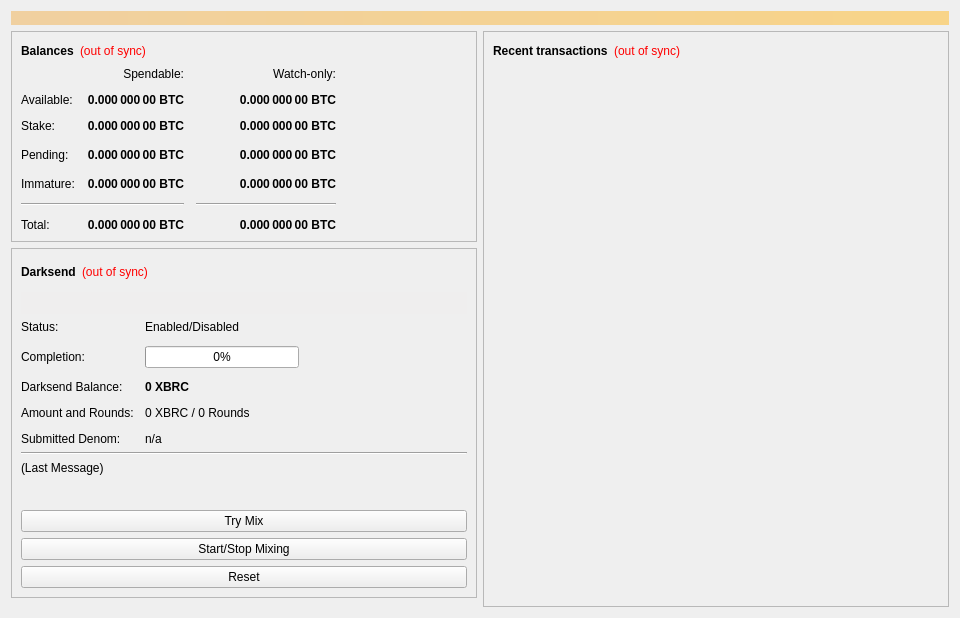
<?xml version="1.0" encoding="UTF-8"?>
<ui version="4.0">
 <class>OverviewPage</class>
 <widget class="QWidget" name="OverviewPage">
  <property name="geometry">
   <rect>
    <x>0</x>
    <y>0</y>
    <width>960</width>
    <height>618</height>
   </rect>
  </property>
  <property name="minimumSize">
   <size>
    <width>960</width>
    <height>0</height>
   </size>
  </property>
  <property name="windowTitle">
   <string>Form</string>
  </property>
  <property name="styleSheet">
   <string notr="true">MainWindow::MainWindow(QWidget *parent) : QWidget(parent), ui(new Ui::MainWindow)
{
    ui-&gt;setupUi(this);
    this-&gt;setStyleSheet(&quot;background-color: red;&quot;);
}</string>
  </property>
  <layout class="QVBoxLayout" name="topLayout">
   <item>
    <widget class="QLabel" name="labelAlerts">
     <property name="visible">
      <bool>false</bool>
     </property>
     <property name="styleSheet">
      <string notr="true">background-color: qlineargradient(x1: 0, y1: 0, x2: 1, y2: 0, stop:0 #F0D0A0, stop:1 #F8D488); color:#000000;</string>
     </property>
     <property name="wordWrap">
      <bool>true</bool>
     </property>
     <property name="margin">
      <number>3</number>
     </property>
    </widget>
   </item>
   <item>
    <layout class="QHBoxLayout" name="horizontalLayout" stretch="1,1">
     <item>
      <layout class="QVBoxLayout" name="verticalLayout_2">
       <item>
        <widget class="QFrame" name="frame">
         <property name="frameShape">
          <enum>QFrame::StyledPanel</enum>
         </property>
         <property name="frameShadow">
          <enum>QFrame::Raised</enum>
         </property>
         <layout class="QVBoxLayout" name="verticalLayout_4">
          <item>
           <layout class="QHBoxLayout" name="horizontalLayout_4">
            <item>
             <widget class="QLabel" name="label_5">
              <property name="font">
               <font>
                <weight>75</weight>
                <bold>true</bold>
               </font>
              </property>
              <property name="text">
               <string>Balances</string>
              </property>
             </widget>
            </item>
            <item>
             <widget class="QLabel" name="labelWalletStatus">
              <property name="cursor">
               <cursorShape>WhatsThisCursor</cursorShape>
              </property>
              <property name="toolTip">
               <string>The displayed information may be out of date. Your wallet automatically synchronizes with the Bitrewards network after a connection is established, but this process has not completed yet.</string>
              </property>
              <property name="styleSheet">
               <string notr="true">QLabel { color: red; }</string>
              </property>
              <property name="text">
               <string notr="true">(out of sync)</string>
              </property>
              <property name="alignment">
               <set>Qt::AlignLeading|Qt::AlignLeft|Qt::AlignVCenter</set>
              </property>
             </widget>
            </item>
            <item>
             <spacer name="horizontalSpacer_3">
              <property name="orientation">
               <enum>Qt::Horizontal</enum>
              </property>
              <property name="sizeHint" stdset="0">
               <size>
                <width>40</width>
                <height>20</height>
               </size>
              </property>
             </spacer>
            </item>
           </layout>
          </item>
          <item>
           <layout class="QGridLayout" name="gridLayout">
            <property name="spacing">
             <number>12</number>
            </property>
            <item row="3" column="2">
             <widget class="QLabel" name="labelWatchPending">
              <property name="font">
               <font>
                <weight>75</weight>
                <bold>true</bold>
               </font>
              </property>
              <property name="cursor">
               <cursorShape>IBeamCursor</cursorShape>
              </property>
              <property name="toolTip">
               <string>Unconfirmed transactions to watch-only addresses</string>
              </property>
              <property name="text">
               <string notr="true">0.000 000 00 BTC</string>
              </property>
              <property name="alignment">
               <set>Qt::AlignRight|Qt::AlignTrailing|Qt::AlignVCenter</set>
              </property>
              <property name="textInteractionFlags">
               <set>Qt::LinksAccessibleByMouse|Qt::TextSelectableByKeyboard|Qt::TextSelectableByMouse</set>
              </property>
             </widget>
            </item>
            <item row="3" column="1">
             <widget class="QLabel" name="labelUnconfirmed">
              <property name="font">
               <font>
                <weight>75</weight>
                <bold>true</bold>
               </font>
              </property>
              <property name="cursor">
               <cursorShape>IBeamCursor</cursorShape>
              </property>
              <property name="toolTip">
               <string>Total of transactions that have yet to be confirmed, and do not yet count toward the spendable balance</string>
              </property>
              <property name="text">
               <string notr="true">0.000 000 00 BTC</string>
              </property>
              <property name="alignment">
               <set>Qt::AlignRight|Qt::AlignTrailing|Qt::AlignVCenter</set>
              </property>
              <property name="textInteractionFlags">
               <set>Qt::LinksAccessibleByMouse|Qt::TextSelectableByKeyboard|Qt::TextSelectableByMouse</set>
              </property>
             </widget>
            </item>
            <item row="4" column="2">
             <widget class="QLabel" name="labelWatchImmature">
              <property name="font">
               <font>
                <weight>75</weight>
                <bold>true</bold>
               </font>
              </property>
              <property name="cursor">
               <cursorShape>IBeamCursor</cursorShape>
              </property>
              <property name="toolTip">
               <string>Mined balance in watch-only addresses that has not yet matured</string>
              </property>
              <property name="text">
               <string notr="true">0.000 000 00 BTC</string>
              </property>
              <property name="alignment">
               <set>Qt::AlignRight|Qt::AlignTrailing|Qt::AlignVCenter</set>
              </property>
              <property name="textInteractionFlags">
               <set>Qt::LinksAccessibleByMouse|Qt::TextSelectableByKeyboard|Qt::TextSelectableByMouse</set>
              </property>
             </widget>
            </item>
            <item row="5" column="0" colspan="2">
             <widget class="Line" name="lineSpendableBalance">
              <property name="orientation">
               <enum>Qt::Horizontal</enum>
              </property>
             </widget>
            </item>
            <item row="5" column="2">
             <widget class="Line" name="lineWatchBalance">
              <property name="sizePolicy">
               <sizepolicy hsizetype="Preferred" vsizetype="Fixed">
                <horstretch>0</horstretch>
                <verstretch>0</verstretch>
               </sizepolicy>
              </property>
              <property name="minimumSize">
               <size>
                <width>140</width>
                <height>0</height>
               </size>
              </property>
              <property name="orientation">
               <enum>Qt::Horizontal</enum>
              </property>
             </widget>
            </item>
            <item row="6" column="0">
             <widget class="QLabel" name="labelTotalText">
              <property name="text">
               <string>Total:</string>
              </property>
             </widget>
            </item>
            <item row="4" column="1">
             <widget class="QLabel" name="labelImmature">
              <property name="font">
               <font>
                <weight>75</weight>
                <bold>true</bold>
               </font>
              </property>
              <property name="cursor">
               <cursorShape>IBeamCursor</cursorShape>
              </property>
              <property name="toolTip">
               <string>Mined balance that has not yet matured</string>
              </property>
              <property name="text">
               <string notr="true">0.000 000 00 BTC</string>
              </property>
              <property name="alignment">
               <set>Qt::AlignRight|Qt::AlignTrailing|Qt::AlignVCenter</set>
              </property>
              <property name="textInteractionFlags">
               <set>Qt::LinksAccessibleByMouse|Qt::TextSelectableByKeyboard|Qt::TextSelectableByMouse</set>
              </property>
             </widget>
            </item>
            <item row="3" column="3">
             <spacer name="horizontalSpacer_2">
              <property name="orientation">
               <enum>Qt::Horizontal</enum>
              </property>
              <property name="sizeHint" stdset="0">
               <size>
                <width>40</width>
                <height>20</height>
               </size>
              </property>
             </spacer>
            </item>
            <item row="4" column="0">
             <widget class="QLabel" name="labelImmatureText">
              <property name="text">
               <string>Immature:</string>
              </property>
             </widget>
            </item>
            <item row="6" column="1">
             <widget class="QLabel" name="labelTotal">
              <property name="font">
               <font>
                <weight>75</weight>
                <bold>true</bold>
               </font>
              </property>
              <property name="cursor">
               <cursorShape>IBeamCursor</cursorShape>
              </property>
              <property name="toolTip">
               <string>Your current total balance</string>
              </property>
              <property name="text">
               <string notr="true">0.000 000 00 BTC</string>
              </property>
              <property name="alignment">
               <set>Qt::AlignRight|Qt::AlignTrailing|Qt::AlignVCenter</set>
              </property>
              <property name="textInteractionFlags">
               <set>Qt::LinksAccessibleByMouse|Qt::TextSelectableByKeyboard|Qt::TextSelectableByMouse</set>
              </property>
             </widget>
            </item>
            <item row="6" column="2">
             <widget class="QLabel" name="labelWatchTotal">
              <property name="font">
               <font>
                <weight>75</weight>
                <bold>true</bold>
               </font>
              </property>
              <property name="cursor">
               <cursorShape>IBeamCursor</cursorShape>
              </property>
              <property name="toolTip">
               <string>Current total balance in watch-only addresses</string>
              </property>
              <property name="text">
               <string notr="true">0.000 000 00 BTC</string>
              </property>
              <property name="alignment">
               <set>Qt::AlignRight|Qt::AlignTrailing|Qt::AlignVCenter</set>
              </property>
              <property name="textInteractionFlags">
               <set>Qt::LinksAccessibleByMouse|Qt::TextSelectableByKeyboard|Qt::TextSelectableByMouse</set>
              </property>
             </widget>
            </item>
            <item row="0" column="2">
             <widget class="QLabel" name="labelWatchonly">
              <property name="text">
               <string>Watch-only:</string>
              </property>
              <property name="alignment">
               <set>Qt::AlignRight|Qt::AlignTrailing|Qt::AlignVCenter</set>
              </property>
             </widget>
            </item>
            <item row="1" column="0">
             <widget class="QLabel" name="labelBalanceText">
              <property name="text">
               <string>Available:</string>
              </property>
             </widget>
            </item>
            <item row="1" column="1">
             <widget class="QLabel" name="labelBalance">
              <property name="font">
               <font>
                <weight>75</weight>
                <bold>true</bold>
               </font>
              </property>
              <property name="cursor">
               <cursorShape>IBeamCursor</cursorShape>
              </property>
              <property name="toolTip">
               <string>Your current spendable balance</string>
              </property>
              <property name="text">
               <string notr="true">0.000 000 00 BTC</string>
              </property>
              <property name="alignment">
               <set>Qt::AlignRight|Qt::AlignTrailing|Qt::AlignVCenter</set>
              </property>
              <property name="textInteractionFlags">
               <set>Qt::LinksAccessibleByMouse|Qt::TextSelectableByKeyboard|Qt::TextSelectableByMouse</set>
              </property>
             </widget>
            </item>
            <item row="2" column="0">
             <widget class="QLabel" name="label_10">
              <property name="text">
               <string>Stake:</string>
              </property>
             </widget>
            </item>
            <item row="2" column="1">
             <widget class="QLabel" name="labelStake">
              <property name="font">
               <font>
                <weight>75</weight>
                <bold>true</bold>
               </font>
              </property>
              <property name="cursor">
               <cursorShape>IBeamCursor</cursorShape>
              </property>
              <property name="toolTip">
               <string>Total of coins that was staked, and do not yet count toward the current balance</string>
              </property>
              <property name="text">
               <string notr="true">0.000 000 00 BTC</string>
              </property>
              <property name="alignment">
               <set>Qt::AlignRight|Qt::AlignTrailing|Qt::AlignVCenter</set>
              </property>
              <property name="textInteractionFlags">
               <set>Qt::LinksAccessibleByMouse|Qt::TextSelectableByKeyboard|Qt::TextSelectableByMouse</set>
              </property>
             </widget>
            </item>
            <item row="2" column="2">
             <widget class="QLabel" name="labelWatchStake">
              <property name="font">
               <font>
                <weight>75</weight>
                <bold>true</bold>
               </font>
              </property>
              <property name="cursor">
               <cursorShape>IBeamCursor</cursorShape>
              </property>
              <property name="toolTip">
               <string>Total of coins that was staked in watch-only addresses, and do not yet count toward the current watch-only balance</string>
              </property>
              <property name="text">
               <string notr="true">0.000 000 00 BTC</string>
              </property>
              <property name="alignment">
               <set>Qt::AlignRight|Qt::AlignTrailing|Qt::AlignVCenter</set>
              </property>
              <property name="textInteractionFlags">
               <set>Qt::LinksAccessibleByMouse|Qt::TextSelectableByKeyboard|Qt::TextSelectableByMouse</set>
              </property>
             </widget>
            </item>
            <item row="1" column="2">
             <widget class="QLabel" name="labelWatchAvailable">
              <property name="font">
               <font>
                <weight>75</weight>
                <bold>true</bold>
               </font>
              </property>
              <property name="cursor">
               <cursorShape>IBeamCursor</cursorShape>
              </property>
              <property name="toolTip">
               <string>Your current balance in watch-only addresses</string>
              </property>
              <property name="text">
               <string notr="true">0.000 000 00 BTC</string>
              </property>
              <property name="alignment">
               <set>Qt::AlignRight|Qt::AlignTrailing|Qt::AlignVCenter</set>
              </property>
              <property name="textInteractionFlags">
               <set>Qt::LinksAccessibleByMouse|Qt::TextSelectableByKeyboard|Qt::TextSelectableByMouse</set>
              </property>
             </widget>
            </item>
            <item row="3" column="0">
             <widget class="QLabel" name="labelPendingText">
              <property name="text">
               <string>Pending:</string>
              </property>
             </widget>
            </item>
            <item row="0" column="1">
             <widget class="QLabel" name="labelSpendable">
              <property name="text">
               <string>Spendable:</string>
              </property>
              <property name="alignment">
               <set>Qt::AlignRight|Qt::AlignTrailing|Qt::AlignVCenter</set>
              </property>
             </widget>
            </item>
           </layout>
          </item>
         </layout>
        </widget>
       </item>
       <item>
        <widget class="QFrame" name="frameDarksend">
         <property name="sizePolicy">
          <sizepolicy hsizetype="Expanding" vsizetype="Expanding">
           <horstretch>0</horstretch>
           <verstretch>0</verstretch>
          </sizepolicy>
         </property>
         <property name="minimumSize">
          <size>
           <width>0</width>
           <height>350</height>
          </size>
         </property>
         <property name="layoutDirection">
          <enum>Qt::LeftToRight</enum>
         </property>
         <property name="frameShape">
          <enum>QFrame::StyledPanel</enum>
         </property>
         <property name="frameShadow">
          <enum>QFrame::Raised</enum>
         </property>
         <layout class="QVBoxLayout" name="verticalLayout_5">
          <item>
           <layout class="QHBoxLayout" name="horizontalLayout_5">
            <item>
             <widget class="QLabel" name="label_2">
              <property name="font">
               <font>
                <weight>75</weight>
                <bold>true</bold>
               </font>
              </property>
              <property name="text">
               <string>Darksend</string>
              </property>
             </widget>
            </item>
            <item>
             <widget class="QLabel" name="labelDarksendSyncStatus">
              <property name="toolTip">
               <string>The displayed information may be out of date. Your wallet automatically synchronizes with the Bitrewards network after a connection is established, but this process has not completed yet.</string>
              </property>
              <property name="styleSheet">
               <string notr="true">QLabel { color: red; }</string>
              </property>
              <property name="text">
               <string notr="true">(out of sync)</string>
              </property>
              <property name="alignment">
               <set>Qt::AlignLeading|Qt::AlignLeft|Qt::AlignVCenter</set>
              </property>
             </widget>
            </item>
            <item>
             <spacer name="horizontalSpacer_4">
              <property name="orientation">
               <enum>Qt::Horizontal</enum>
              </property>
              <property name="sizeHint" stdset="0">
               <size>
                <width>40</width>
                <height>20</height>
               </size>
              </property>
             </spacer>
            </item>
           </layout>
          </item>
          <item>
           <widget class="QPushButton" name="runAutoDenom">
            <property name="palette">
             <palette>
              <active>
               <colorrole role="WindowText">
                <brush brushstyle="SolidPattern">
                 <color alpha="255">
                  <red>0</red>
                  <green>0</green>
                  <blue>0</blue>
                 </color>
                </brush>
               </colorrole>
               <colorrole role="Button">
                <brush brushstyle="SolidPattern">
                 <color alpha="255">
                  <red>239</red>
                  <green>238</green>
                  <blue>238</blue>
                 </color>
                </brush>
               </colorrole>
               <colorrole role="Light">
                <brush brushstyle="SolidPattern">
                 <color alpha="255">
                  <red>255</red>
                  <green>255</green>
                  <blue>255</blue>
                 </color>
                </brush>
               </colorrole>
               <colorrole role="Midlight">
                <brush brushstyle="SolidPattern">
                 <color alpha="255">
                  <red>247</red>
                  <green>246</green>
                  <blue>246</blue>
                 </color>
                </brush>
               </colorrole>
               <colorrole role="Dark">
                <brush brushstyle="SolidPattern">
                 <color alpha="255">
                  <red>119</red>
                  <green>119</green>
                  <blue>119</blue>
                 </color>
                </brush>
               </colorrole>
               <colorrole role="Mid">
                <brush brushstyle="SolidPattern">
                 <color alpha="255">
                  <red>159</red>
                  <green>159</green>
                  <blue>159</blue>
                 </color>
                </brush>
               </colorrole>
               <colorrole role="Text">
                <brush brushstyle="SolidPattern">
                 <color alpha="255">
                  <red>0</red>
                  <green>0</green>
                  <blue>0</blue>
                 </color>
                </brush>
               </colorrole>
               <colorrole role="BrightText">
                <brush brushstyle="SolidPattern">
                 <color alpha="255">
                  <red>255</red>
                  <green>255</green>
                  <blue>255</blue>
                 </color>
                </brush>
               </colorrole>
               <colorrole role="ButtonText">
                <brush brushstyle="SolidPattern">
                 <color alpha="255">
                  <red>0</red>
                  <green>0</green>
                  <blue>0</blue>
                 </color>
                </brush>
               </colorrole>
               <colorrole role="Base">
                <brush brushstyle="SolidPattern">
                 <color alpha="255">
                  <red>255</red>
                  <green>255</green>
                  <blue>255</blue>
                 </color>
                </brush>
               </colorrole>
               <colorrole role="Window">
                <brush brushstyle="SolidPattern">
                 <color alpha="255">
                  <red>239</red>
                  <green>238</green>
                  <blue>238</blue>
                 </color>
                </brush>
               </colorrole>
               <colorrole role="Shadow">
                <brush brushstyle="SolidPattern">
                 <color alpha="255">
                  <red>0</red>
                  <green>0</green>
                  <blue>0</blue>
                 </color>
                </brush>
               </colorrole>
               <colorrole role="AlternateBase">
                <brush brushstyle="SolidPattern">
                 <color alpha="255">
                  <red>247</red>
                  <green>246</green>
                  <blue>246</blue>
                 </color>
                </brush>
               </colorrole>
               <colorrole role="ToolTipBase">
                <brush brushstyle="SolidPattern">
                 <color alpha="255">
                  <red>255</red>
                  <green>255</green>
                  <blue>220</blue>
                 </color>
                </brush>
               </colorrole>
               <colorrole role="ToolTipText">
                <brush brushstyle="SolidPattern">
                 <color alpha="255">
                  <red>0</red>
                  <green>0</green>
                  <blue>0</blue>
                 </color>
                </brush>
               </colorrole>
              </active>
              <inactive>
               <colorrole role="WindowText">
                <brush brushstyle="SolidPattern">
                 <color alpha="255">
                  <red>0</red>
                  <green>0</green>
                  <blue>0</blue>
                 </color>
                </brush>
               </colorrole>
               <colorrole role="Button">
                <brush brushstyle="SolidPattern">
                 <color alpha="255">
                  <red>239</red>
                  <green>238</green>
                  <blue>238</blue>
                 </color>
                </brush>
               </colorrole>
               <colorrole role="Light">
                <brush brushstyle="SolidPattern">
                 <color alpha="255">
                  <red>255</red>
                  <green>255</green>
                  <blue>255</blue>
                 </color>
                </brush>
               </colorrole>
               <colorrole role="Midlight">
                <brush brushstyle="SolidPattern">
                 <color alpha="255">
                  <red>247</red>
                  <green>246</green>
                  <blue>246</blue>
                 </color>
                </brush>
               </colorrole>
               <colorrole role="Dark">
                <brush brushstyle="SolidPattern">
                 <color alpha="255">
                  <red>119</red>
                  <green>119</green>
                  <blue>119</blue>
                 </color>
                </brush>
               </colorrole>
               <colorrole role="Mid">
                <brush brushstyle="SolidPattern">
                 <color alpha="255">
                  <red>159</red>
                  <green>159</green>
                  <blue>159</blue>
                 </color>
                </brush>
               </colorrole>
               <colorrole role="Text">
                <brush brushstyle="SolidPattern">
                 <color alpha="255">
                  <red>0</red>
                  <green>0</green>
                  <blue>0</blue>
                 </color>
                </brush>
               </colorrole>
               <colorrole role="BrightText">
                <brush brushstyle="SolidPattern">
                 <color alpha="255">
                  <red>255</red>
                  <green>255</green>
                  <blue>255</blue>
                 </color>
                </brush>
               </colorrole>
               <colorrole role="ButtonText">
                <brush brushstyle="SolidPattern">
                 <color alpha="255">
                  <red>0</red>
                  <green>0</green>
                  <blue>0</blue>
                 </color>
                </brush>
               </colorrole>
               <colorrole role="Base">
                <brush brushstyle="SolidPattern">
                 <color alpha="255">
                  <red>255</red>
                  <green>255</green>
                  <blue>255</blue>
                 </color>
                </brush>
               </colorrole>
               <colorrole role="Window">
                <brush brushstyle="SolidPattern">
                 <color alpha="255">
                  <red>239</red>
                  <green>238</green>
                  <blue>238</blue>
                 </color>
                </brush>
               </colorrole>
               <colorrole role="Shadow">
                <brush brushstyle="SolidPattern">
                 <color alpha="255">
                  <red>0</red>
                  <green>0</green>
                  <blue>0</blue>
                 </color>
                </brush>
               </colorrole>
               <colorrole role="AlternateBase">
                <brush brushstyle="SolidPattern">
                 <color alpha="255">
                  <red>247</red>
                  <green>246</green>
                  <blue>246</blue>
                 </color>
                </brush>
               </colorrole>
               <colorrole role="ToolTipBase">
                <brush brushstyle="SolidPattern">
                 <color alpha="255">
                  <red>255</red>
                  <green>255</green>
                  <blue>220</blue>
                 </color>
                </brush>
               </colorrole>
               <colorrole role="ToolTipText">
                <brush brushstyle="SolidPattern">
                 <color alpha="255">
                  <red>0</red>
                  <green>0</green>
                  <blue>0</blue>
                 </color>
                </brush>
               </colorrole>
              </inactive>
              <disabled>
               <colorrole role="WindowText">
                <brush brushstyle="SolidPattern">
                 <color alpha="255">
                  <red>119</red>
                  <green>119</green>
                  <blue>119</blue>
                 </color>
                </brush>
               </colorrole>
               <colorrole role="Button">
                <brush brushstyle="SolidPattern">
                 <color alpha="255">
                  <red>239</red>
                  <green>238</green>
                  <blue>238</blue>
                 </color>
                </brush>
               </colorrole>
               <colorrole role="Light">
                <brush brushstyle="SolidPattern">
                 <color alpha="255">
                  <red>255</red>
                  <green>255</green>
                  <blue>255</blue>
                 </color>
                </brush>
               </colorrole>
               <colorrole role="Midlight">
                <brush brushstyle="SolidPattern">
                 <color alpha="255">
                  <red>247</red>
                  <green>246</green>
                  <blue>246</blue>
                 </color>
                </brush>
               </colorrole>
               <colorrole role="Dark">
                <brush brushstyle="SolidPattern">
                 <color alpha="255">
                  <red>119</red>
                  <green>119</green>
                  <blue>119</blue>
                 </color>
                </brush>
               </colorrole>
               <colorrole role="Mid">
                <brush brushstyle="SolidPattern">
                 <color alpha="255">
                  <red>159</red>
                  <green>159</green>
                  <blue>159</blue>
                 </color>
                </brush>
               </colorrole>
               <colorrole role="Text">
                <brush brushstyle="SolidPattern">
                 <color alpha="255">
                  <red>119</red>
                  <green>119</green>
                  <blue>119</blue>
                 </color>
                </brush>
               </colorrole>
               <colorrole role="BrightText">
                <brush brushstyle="SolidPattern">
                 <color alpha="255">
                  <red>255</red>
                  <green>255</green>
                  <blue>255</blue>
                 </color>
                </brush>
               </colorrole>
               <colorrole role="ButtonText">
                <brush brushstyle="SolidPattern">
                 <color alpha="255">
                  <red>119</red>
                  <green>119</green>
                  <blue>119</blue>
                 </color>
                </brush>
               </colorrole>
               <colorrole role="Base">
                <brush brushstyle="SolidPattern">
                 <color alpha="255">
                  <red>239</red>
                  <green>238</green>
                  <blue>238</blue>
                 </color>
                </brush>
               </colorrole>
               <colorrole role="Window">
                <brush brushstyle="SolidPattern">
                 <color alpha="255">
                  <red>239</red>
                  <green>238</green>
                  <blue>238</blue>
                 </color>
                </brush>
               </colorrole>
               <colorrole role="Shadow">
                <brush brushstyle="SolidPattern">
                 <color alpha="255">
                  <red>0</red>
                  <green>0</green>
                  <blue>0</blue>
                 </color>
                </brush>
               </colorrole>
               <colorrole role="AlternateBase">
                <brush brushstyle="SolidPattern">
                 <color alpha="255">
                  <red>239</red>
                  <green>238</green>
                  <blue>238</blue>
                 </color>
                </brush>
               </colorrole>
               <colorrole role="ToolTipBase">
                <brush brushstyle="SolidPattern">
                 <color alpha="255">
                  <red>255</red>
                  <green>255</green>
                  <blue>220</blue>
                 </color>
                </brush>
               </colorrole>
               <colorrole role="ToolTipText">
                <brush brushstyle="SolidPattern">
                 <color alpha="255">
                  <red>0</red>
                  <green>0</green>
                  <blue>0</blue>
                 </color>
                </brush>
               </colorrole>
              </disabled>
             </palette>
            </property>
            <property name="focusPolicy">
             <enum>Qt::NoFocus</enum>
            </property>
            <property name="autoFillBackground">
             <bool>true</bool>
            </property>
            <property name="text">
             <string/>
            </property>
            <property name="flat">
             <bool>true</bool>
            </property>
           </widget>
          </item>
          <item>
           <layout class="QFormLayout" name="formLayout">
            <property name="fieldGrowthPolicy">
             <enum>QFormLayout::AllNonFixedFieldsGrow</enum>
            </property>
            <property name="horizontalSpacing">
             <number>11</number>
            </property>
            <property name="verticalSpacing">
             <number>12</number>
            </property>
            <item row="0" column="0">
             <widget class="QLabel" name="label_6">
              <property name="text">
               <string>Status:</string>
              </property>
             </widget>
            </item>
            <item row="1" column="0">
             <widget class="QLabel" name="label_7">
              <property name="text">
               <string>Completion:</string>
              </property>
             </widget>
            </item>
            <item row="1" column="1">
             <widget class="QProgressBar" name="darksendProgress">
              <property name="maximumSize">
               <size>
                <width>154</width>
                <height>16777215</height>
               </size>
              </property>
              <property name="value">
               <number>0</number>
              </property>
             </widget>
            </item>
            <item row="3" column="0">
             <widget class="QLabel" name="labelAnonymizedText">
              <property name="text">
               <string>Darksend Balance:</string>
              </property>
             </widget>
            </item>
            <item row="3" column="1">
             <widget class="QLabel" name="labelAnonymized">
              <property name="font">
               <font>
                <weight>75</weight>
                <bold>true</bold>
               </font>
              </property>
              <property name="text">
               <string notr="true">0 XBRC</string>
              </property>
             </widget>
            </item>
            <item row="4" column="0">
             <widget class="QLabel" name="label_8">
              <property name="text">
               <string>Amount and Rounds:</string>
              </property>
             </widget>
            </item>
            <item row="4" column="1">
             <widget class="QLabel" name="labelAmountRounds">
              <property name="text">
               <string>0 XBRC / 0 Rounds</string>
              </property>
             </widget>
            </item>
            <item row="5" column="0">
             <widget class="QLabel" name="label_9">
              <property name="text">
               <string>Submitted Denom:</string>
              </property>
             </widget>
            </item>
            <item row="5" column="1">
             <widget class="QLabel" name="labelSubmittedDenom">
              <property name="toolTip">
               <string>The denominations you submitted to the Masternode.&lt;br&gt;To mix, other users must submit the exact same denominations.</string>
              </property>
              <property name="text">
               <string>n/a</string>
              </property>
             </widget>
            </item>
            <item row="0" column="1">
             <widget class="QLabel" name="darksendEnabled">
              <property name="text">
               <string>Enabled/Disabled</string>
              </property>
             </widget>
            </item>
           </layout>
          </item>
          <item>
           <widget class="Line" name="lineLastMessage">
            <property name="orientation">
             <enum>Qt::Horizontal</enum>
            </property>
           </widget>
          </item>
          <item>
           <widget class="QLabel" name="darksendStatus">
            <property name="minimumSize">
             <size>
              <width>288</width>
              <height>43</height>
             </size>
            </property>
            <property name="text">
             <string>(Last Message)</string>
            </property>
            <property name="alignment">
             <set>Qt::AlignLeading|Qt::AlignLeft|Qt::AlignTop</set>
            </property>
            <property name="wordWrap">
             <bool>true</bool>
            </property>
           </widget>
          </item>
          <item>
           <widget class="QPushButton" name="darksendAuto">
            <property name="sizePolicy">
             <sizepolicy hsizetype="MinimumExpanding" vsizetype="Fixed">
              <horstretch>0</horstretch>
              <verstretch>0</verstretch>
             </sizepolicy>
            </property>
            <property name="toolTip">
             <string>Try to manually submit a Darksend request.</string>
            </property>
            <property name="text">
             <string>Try Mix</string>
            </property>
           </widget>
          </item>
          <item>
           <widget class="QPushButton" name="toggleDarksend">
            <property name="sizePolicy">
             <sizepolicy hsizetype="MinimumExpanding" vsizetype="Fixed">
              <horstretch>0</horstretch>
              <verstretch>0</verstretch>
             </sizepolicy>
            </property>
            <property name="text">
             <string>Start/Stop Mixing</string>
            </property>
           </widget>
          </item>
          <item>
           <widget class="QPushButton" name="darksendReset">
            <property name="sizePolicy">
             <sizepolicy hsizetype="MinimumExpanding" vsizetype="Fixed">
              <horstretch>0</horstretch>
              <verstretch>0</verstretch>
             </sizepolicy>
            </property>
            <property name="toolTip">
             <string>Reset the current status of Darksend (can interrupt Darksend if it's in the process of Mixing, which can cost you money!)</string>
            </property>
            <property name="autoFillBackground">
             <bool>false</bool>
            </property>
            <property name="text">
             <string>Reset</string>
            </property>
           </widget>
          </item>
         </layout>
        </widget>
       </item>
       <item>
        <spacer name="verticalSpacer">
         <property name="orientation">
          <enum>Qt::Vertical</enum>
         </property>
         <property name="sizeHint" stdset="0">
          <size>
           <width>20</width>
           <height>40</height>
          </size>
         </property>
        </spacer>
       </item>
      </layout>
     </item>
     <item>
      <layout class="QVBoxLayout" name="verticalLayout_3">
       <item>
        <widget class="QFrame" name="frame_2">
         <property name="frameShape">
          <enum>QFrame::StyledPanel</enum>
         </property>
         <property name="frameShadow">
          <enum>QFrame::Raised</enum>
         </property>
         <layout class="QVBoxLayout" name="verticalLayout">
          <item>
           <layout class="QHBoxLayout" name="horizontalLayout_2">
            <item>
             <widget class="QLabel" name="label_4">
              <property name="font">
               <font>
                <weight>75</weight>
                <bold>true</bold>
               </font>
              </property>
              <property name="text">
               <string>Recent transactions</string>
              </property>
             </widget>
            </item>
            <item>
             <widget class="QLabel" name="labelTransactionsStatus">
              <property name="cursor">
               <cursorShape>WhatsThisCursor</cursorShape>
              </property>
              <property name="toolTip">
               <string>The displayed information may be out of date. Your wallet automatically synchronizes with the Bitrewards network after a connection is established, but this process has not completed yet.</string>
              </property>
              <property name="styleSheet">
               <string notr="true">QLabel { color: red; }</string>
              </property>
              <property name="text">
               <string notr="true">(out of sync)</string>
              </property>
              <property name="alignment">
               <set>Qt::AlignRight|Qt::AlignTrailing|Qt::AlignVCenter</set>
              </property>
             </widget>
            </item>
            <item>
             <spacer name="horizontalSpacer">
              <property name="orientation">
               <enum>Qt::Horizontal</enum>
              </property>
              <property name="sizeHint" stdset="0">
               <size>
                <width>40</width>
                <height>20</height>
               </size>
              </property>
             </spacer>
            </item>
           </layout>
          </item>
          <item>
           <widget class="QListView" name="listTransactions">
            <property name="styleSheet">
             <string notr="true">QListView { background: transparent; }</string>
            </property>
            <property name="frameShape">
             <enum>QFrame::NoFrame</enum>
            </property>
            <property name="verticalScrollBarPolicy">
             <enum>Qt::ScrollBarAlwaysOff</enum>
            </property>
            <property name="horizontalScrollBarPolicy">
             <enum>Qt::ScrollBarAlwaysOff</enum>
            </property>
            <property name="selectionMode">
             <enum>QAbstractItemView::NoSelection</enum>
            </property>
           </widget>
          </item>
         </layout>
        </widget>
       </item>
      </layout>
     </item>
    </layout>
   </item>
  </layout>
 </widget>
 <resources/>
 <connections/>
</ui>
